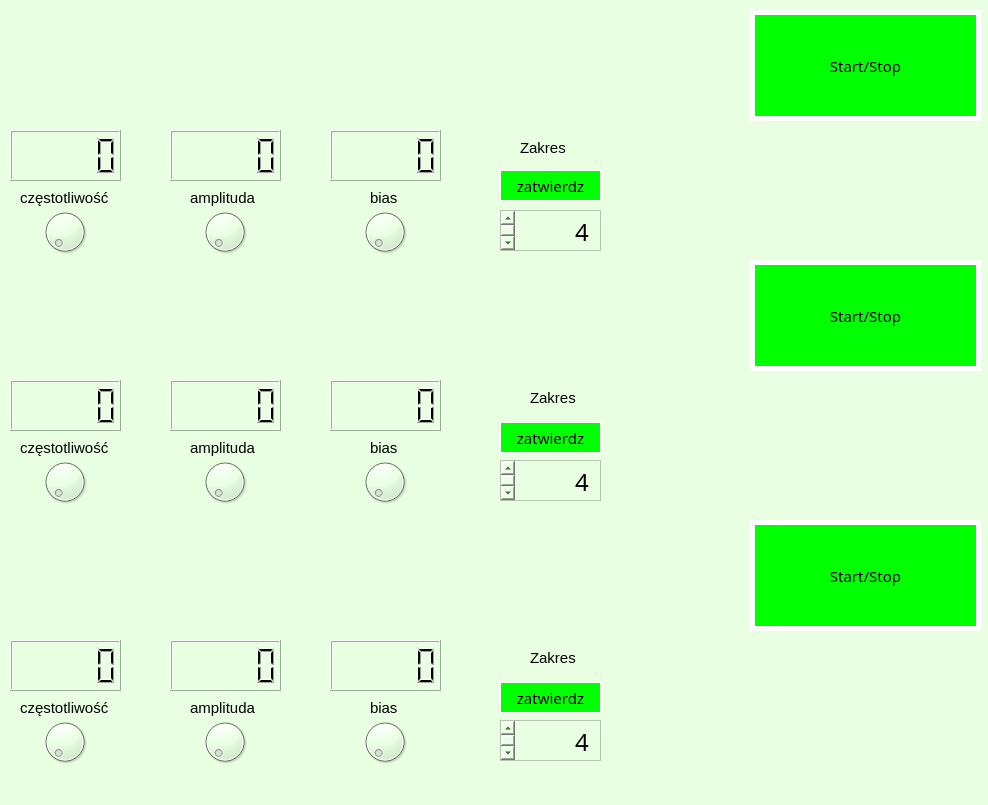
<?xml version="1.0" encoding="UTF-8"?>
<ui version="4.0">
 <class>MainWindow</class>
 <widget class="QMainWindow" name="MainWindow">
  <property name="geometry">
   <rect>
    <x>0</x>
    <y>0</y>
    <width>988</width>
    <height>805</height>
   </rect>
  </property>
  <property name="windowTitle">
   <string>MainWindow</string>
  </property>
  <property name="styleSheet">
   <string notr="true">background-color:rgb(232, 255, 225);
</string>
  </property>
  <widget class="QWidget" name="centralwidget">
   <widget class="QCustomPlot" name="wykres1" native="true">
    <property name="geometry">
     <rect>
      <x>10</x>
      <y>10</y>
      <width>711</width>
      <height>111</height>
     </rect>
    </property>
   </widget>
   <widget class="QCustomPlot" name="wykres2" native="true">
    <property name="geometry">
     <rect>
      <x>10</x>
      <y>260</y>
      <width>711</width>
      <height>111</height>
     </rect>
    </property>
   </widget>
   <widget class="QPushButton" name="pushButtonStartWykres1">
    <property name="geometry">
     <rect>
      <x>750</x>
      <y>10</y>
      <width>231</width>
      <height>111</height>
     </rect>
    </property>
    <property name="font">
     <font>
      <family>Franklin Gothic Medium</family>
      <pointsize>11</pointsize>
     </font>
    </property>
    <property name="styleSheet">
     <string notr="true">QPushButton
{
	background-color:rgb(0, 255, 0);
	border: 5px solid white;
	padding: 5px;
}
QPushButton:pressed
{
	background-color:rgb(0, 209, 0);
	border: 5px solid black;
	padding: 5px;
}</string>
    </property>
    <property name="text">
     <string>Start/Stop</string>
    </property>
   </widget>
   <widget class="QPushButton" name="pushButtonStartWykres2">
    <property name="geometry">
     <rect>
      <x>750</x>
      <y>260</y>
      <width>231</width>
      <height>111</height>
     </rect>
    </property>
    <property name="font">
     <font>
      <family>Franklin Gothic Medium</family>
      <pointsize>11</pointsize>
     </font>
    </property>
    <property name="styleSheet">
     <string notr="true">QPushButton
{
	background-color:rgb(0, 255, 0);
	border: 5px solid white;
	padding: 5px;
}
QPushButton:pressed
{
	background-color:rgb(0, 209, 0);
	border: 5px solid black;
	padding: 5px;
}</string>
    </property>
    <property name="text">
     <string>Start/Stop</string>
    </property>
   </widget>
   <widget class="QDial" name="frequency_1">
    <property name="geometry">
     <rect>
      <x>40</x>
      <y>450</y>
      <width>50</width>
      <height>64</height>
     </rect>
    </property>
   </widget>
   <widget class="QDial" name="amplitude">
    <property name="geometry">
     <rect>
      <x>200</x>
      <y>450</y>
      <width>50</width>
      <height>64</height>
     </rect>
    </property>
   </widget>
   <widget class="QDial" name="dial_3">
    <property name="geometry">
     <rect>
      <x>360</x>
      <y>450</y>
      <width>50</width>
      <height>64</height>
     </rect>
    </property>
   </widget>
   <widget class="QLCDNumber" name="lcd_a_1">
    <property name="geometry">
     <rect>
      <x>170</x>
      <y>380</y>
      <width>111</width>
      <height>51</height>
     </rect>
    </property>
   </widget>
   <widget class="QLCDNumber" name="lcd_b_1">
    <property name="geometry">
     <rect>
      <x>330</x>
      <y>380</y>
      <width>111</width>
      <height>51</height>
     </rect>
    </property>
   </widget>
   <widget class="QLCDNumber" name="lcd_f_1">
    <property name="geometry">
     <rect>
      <x>10</x>
      <y>380</y>
      <width>111</width>
      <height>51</height>
     </rect>
    </property>
   </widget>
   <widget class="QPushButton" name="accept_1">
    <property name="geometry">
     <rect>
      <x>500</x>
      <y>422</y>
      <width>101</width>
      <height>31</height>
     </rect>
    </property>
    <property name="font">
     <font>
      <family>Franklin Gothic Medium</family>
      <pointsize>11</pointsize>
     </font>
    </property>
    <property name="styleSheet">
     <string notr="true">QPushButton
{
	background-color:rgb(0, 255, 0);
	border: 1px solid white;
	padding: 5px;
}
QPushButton:pressed
{
	background-color:rgb(0, 209, 0);
	border: 1px solid black;
	padding: 5px;
}</string>
    </property>
    <property name="text">
     <string>zatwierdz</string>
    </property>
   </widget>
   <widget class="QPlainTextEdit" name="input_range_1">
    <property name="enabled">
     <bool>true</bool>
    </property>
    <property name="geometry">
     <rect>
      <x>500</x>
      <y>460</y>
      <width>101</width>
      <height>41</height>
     </rect>
    </property>
    <property name="font">
     <font>
      <family>Impact</family>
      <pointsize>18</pointsize>
     </font>
    </property>
    <property name="layoutDirection">
     <enum>Qt::RightToLeft</enum>
    </property>
    <property name="plainText">
     <string>         4</string>
    </property>
   </widget>
   <widget class="QLabel" name="label_4">
    <property name="geometry">
     <rect>
      <x>370</x>
      <y>190</y>
      <width>47</width>
      <height>16</height>
     </rect>
    </property>
    <property name="font">
     <font>
      <family>Arial</family>
      <pointsize>11</pointsize>
     </font>
    </property>
    <property name="text">
     <string>bias</string>
    </property>
   </widget>
   <widget class="QDial" name="bias_2">
    <property name="geometry">
     <rect>
      <x>360</x>
      <y>200</y>
      <width>50</width>
      <height>64</height>
     </rect>
    </property>
   </widget>
   <widget class="QLCDNumber" name="lcd_f_2">
    <property name="geometry">
     <rect>
      <x>10</x>
      <y>130</y>
      <width>111</width>
      <height>51</height>
     </rect>
    </property>
   </widget>
   <widget class="QPushButton" name="accept_2">
    <property name="geometry">
     <rect>
      <x>500</x>
      <y>170</y>
      <width>101</width>
      <height>31</height>
     </rect>
    </property>
    <property name="font">
     <font>
      <family>Franklin Gothic Medium</family>
      <pointsize>11</pointsize>
     </font>
    </property>
    <property name="styleSheet">
     <string notr="true">QPushButton
{
	background-color:rgb(0, 255, 0);
	border: 1px solid white;
	padding: 5px;
}
QPushButton:pressed
{
	background-color:rgb(0, 209, 0);
	border: 1px solid black;
	padding: 5px;
}</string>
    </property>
    <property name="text">
     <string>zatwierdz</string>
    </property>
   </widget>
   <widget class="QLCDNumber" name="lcd_b_2">
    <property name="geometry">
     <rect>
      <x>330</x>
      <y>130</y>
      <width>111</width>
      <height>51</height>
     </rect>
    </property>
   </widget>
   <widget class="QDial" name="amplitude_2">
    <property name="geometry">
     <rect>
      <x>200</x>
      <y>200</y>
      <width>50</width>
      <height>64</height>
     </rect>
    </property>
   </widget>
   <widget class="QPlainTextEdit" name="input_range_2">
    <property name="enabled">
     <bool>true</bool>
    </property>
    <property name="geometry">
     <rect>
      <x>500</x>
      <y>210</y>
      <width>101</width>
      <height>41</height>
     </rect>
    </property>
    <property name="font">
     <font>
      <family>Impact</family>
      <pointsize>18</pointsize>
     </font>
    </property>
    <property name="layoutDirection">
     <enum>Qt::RightToLeft</enum>
    </property>
    <property name="plainText">
     <string>         4</string>
    </property>
   </widget>
   <widget class="QLCDNumber" name="lcd_a_2">
    <property name="geometry">
     <rect>
      <x>170</x>
      <y>130</y>
      <width>111</width>
      <height>51</height>
     </rect>
    </property>
   </widget>
   <widget class="QDial" name="frequency_2">
    <property name="geometry">
     <rect>
      <x>40</x>
      <y>200</y>
      <width>50</width>
      <height>64</height>
     </rect>
    </property>
   </widget>
   <widget class="QLabel" name="label_5">
    <property name="geometry">
     <rect>
      <x>190</x>
      <y>190</y>
      <width>81</width>
      <height>16</height>
     </rect>
    </property>
    <property name="font">
     <font>
      <family>Arial</family>
      <pointsize>11</pointsize>
     </font>
    </property>
    <property name="text">
     <string>amplituda</string>
    </property>
   </widget>
   <widget class="QLabel" name="label_6">
    <property name="geometry">
     <rect>
      <x>20</x>
      <y>190</y>
      <width>101</width>
      <height>16</height>
     </rect>
    </property>
    <property name="font">
     <font>
      <family>Arial</family>
      <pointsize>11</pointsize>
     </font>
    </property>
    <property name="text">
     <string>częstotliwość</string>
    </property>
   </widget>
   <widget class="QCustomPlot" name="wykres3" native="true">
    <property name="geometry">
     <rect>
      <x>10</x>
      <y>520</y>
      <width>711</width>
      <height>111</height>
     </rect>
    </property>
   </widget>
   <widget class="QDial" name="amplitude_3">
    <property name="geometry">
     <rect>
      <x>200</x>
      <y>710</y>
      <width>50</width>
      <height>64</height>
     </rect>
    </property>
   </widget>
   <widget class="QPushButton" name="accept_3">
    <property name="geometry">
     <rect>
      <x>500</x>
      <y>682</y>
      <width>101</width>
      <height>31</height>
     </rect>
    </property>
    <property name="font">
     <font>
      <family>Franklin Gothic Medium</family>
      <pointsize>11</pointsize>
     </font>
    </property>
    <property name="styleSheet">
     <string notr="true">QPushButton
{
	background-color:rgb(0, 255, 0);
	border: 1px solid white;
	padding: 5px;
}
QPushButton:pressed
{
	background-color:rgb(0, 209, 0);
	border: 1px solid black;
	padding: 5px;
}</string>
    </property>
    <property name="text">
     <string>zatwierdz</string>
    </property>
   </widget>
   <widget class="QDial" name="frequency_3">
    <property name="geometry">
     <rect>
      <x>40</x>
      <y>710</y>
      <width>50</width>
      <height>64</height>
     </rect>
    </property>
   </widget>
   <widget class="QLCDNumber" name="lcd_f_3">
    <property name="geometry">
     <rect>
      <x>10</x>
      <y>640</y>
      <width>111</width>
      <height>51</height>
     </rect>
    </property>
   </widget>
   <widget class="QDial" name="bias_3">
    <property name="geometry">
     <rect>
      <x>360</x>
      <y>710</y>
      <width>50</width>
      <height>64</height>
     </rect>
    </property>
   </widget>
   <widget class="QPlainTextEdit" name="input_range_3">
    <property name="enabled">
     <bool>true</bool>
    </property>
    <property name="geometry">
     <rect>
      <x>500</x>
      <y>720</y>
      <width>101</width>
      <height>41</height>
     </rect>
    </property>
    <property name="font">
     <font>
      <family>Impact</family>
      <pointsize>18</pointsize>
     </font>
    </property>
    <property name="layoutDirection">
     <enum>Qt::RightToLeft</enum>
    </property>
    <property name="plainText">
     <string>         4</string>
    </property>
   </widget>
   <widget class="QLCDNumber" name="lcd_a_3">
    <property name="geometry">
     <rect>
      <x>170</x>
      <y>640</y>
      <width>111</width>
      <height>51</height>
     </rect>
    </property>
   </widget>
   <widget class="QLCDNumber" name="lcd_b_3">
    <property name="geometry">
     <rect>
      <x>330</x>
      <y>640</y>
      <width>111</width>
      <height>51</height>
     </rect>
    </property>
   </widget>
   <widget class="QPushButton" name="pushButtonStartWykres3">
    <property name="geometry">
     <rect>
      <x>750</x>
      <y>520</y>
      <width>231</width>
      <height>111</height>
     </rect>
    </property>
    <property name="font">
     <font>
      <family>Franklin Gothic Medium</family>
      <pointsize>11</pointsize>
     </font>
    </property>
    <property name="styleSheet">
     <string notr="true">QPushButton
{
	background-color:rgb(0, 255, 0);
	border: 5px solid white;
	padding: 5px;
}
QPushButton:pressed
{
	background-color:rgb(0, 209, 0);
	border: 5px solid black;
	padding: 5px;
}</string>
    </property>
    <property name="text">
     <string>Start/Stop</string>
    </property>
   </widget>
   <widget class="QLabel" name="label_10">
    <property name="geometry">
     <rect>
      <x>520</x>
      <y>140</y>
      <width>49</width>
      <height>16</height>
     </rect>
    </property>
    <property name="font">
     <font>
      <family>Arial</family>
      <pointsize>11</pointsize>
     </font>
    </property>
    <property name="text">
     <string>Zakres</string>
    </property>
   </widget>
   <widget class="QLabel" name="label_11">
    <property name="geometry">
     <rect>
      <x>20</x>
      <y>440</y>
      <width>101</width>
      <height>16</height>
     </rect>
    </property>
    <property name="font">
     <font>
      <pointsize>11</pointsize>
     </font>
    </property>
    <property name="text">
     <string>częstotliwość</string>
    </property>
   </widget>
   <widget class="QLabel" name="label_12">
    <property name="geometry">
     <rect>
      <x>190</x>
      <y>440</y>
      <width>81</width>
      <height>16</height>
     </rect>
    </property>
    <property name="font">
     <font>
      <pointsize>11</pointsize>
     </font>
    </property>
    <property name="text">
     <string>amplituda</string>
    </property>
   </widget>
   <widget class="QLabel" name="label_13">
    <property name="geometry">
     <rect>
      <x>370</x>
      <y>440</y>
      <width>47</width>
      <height>16</height>
     </rect>
    </property>
    <property name="font">
     <font>
      <pointsize>11</pointsize>
     </font>
    </property>
    <property name="text">
     <string>bias</string>
    </property>
   </widget>
   <widget class="QLabel" name="label_14">
    <property name="geometry">
     <rect>
      <x>530</x>
      <y>390</y>
      <width>49</width>
      <height>16</height>
     </rect>
    </property>
    <property name="font">
     <font>
      <pointsize>11</pointsize>
     </font>
    </property>
    <property name="text">
     <string>Zakres</string>
    </property>
   </widget>
   <widget class="QDial" name="frequency_4">
    <property name="geometry">
     <rect>
      <x>40</x>
      <y>970</y>
      <width>50</width>
      <height>64</height>
     </rect>
    </property>
   </widget>
   <widget class="QLabel" name="label_15">
    <property name="geometry">
     <rect>
      <x>20</x>
      <y>700</y>
      <width>101</width>
      <height>16</height>
     </rect>
    </property>
    <property name="font">
     <font>
      <pointsize>11</pointsize>
     </font>
    </property>
    <property name="text">
     <string>częstotliwość</string>
    </property>
   </widget>
   <widget class="QLabel" name="label_16">
    <property name="geometry">
     <rect>
      <x>370</x>
      <y>700</y>
      <width>47</width>
      <height>16</height>
     </rect>
    </property>
    <property name="font">
     <font>
      <pointsize>11</pointsize>
     </font>
    </property>
    <property name="text">
     <string>bias</string>
    </property>
   </widget>
   <widget class="QLabel" name="label_17">
    <property name="geometry">
     <rect>
      <x>530</x>
      <y>650</y>
      <width>49</width>
      <height>16</height>
     </rect>
    </property>
    <property name="font">
     <font>
      <pointsize>11</pointsize>
     </font>
    </property>
    <property name="text">
     <string>Zakres</string>
    </property>
   </widget>
   <widget class="QLabel" name="label_18">
    <property name="geometry">
     <rect>
      <x>190</x>
      <y>700</y>
      <width>81</width>
      <height>16</height>
     </rect>
    </property>
    <property name="font">
     <font>
      <pointsize>11</pointsize>
     </font>
    </property>
    <property name="text">
     <string>amplituda</string>
    </property>
   </widget>
  </widget>
  <widget class="QMenuBar" name="menubar">
   <property name="geometry">
    <rect>
     <x>0</x>
     <y>0</y>
     <width>988</width>
     <height>22</height>
    </rect>
   </property>
  </widget>
  <widget class="QStatusBar" name="statusbar"/>
 </widget>
 <customwidgets>
  <customwidget>
   <class>QCustomPlot</class>
   <extends>QWidget</extends>
   <header>qcustomplot.h</header>
   <container>1</container>
  </customwidget>
 </customwidgets>
 <resources/>
 <connections/>
</ui>
